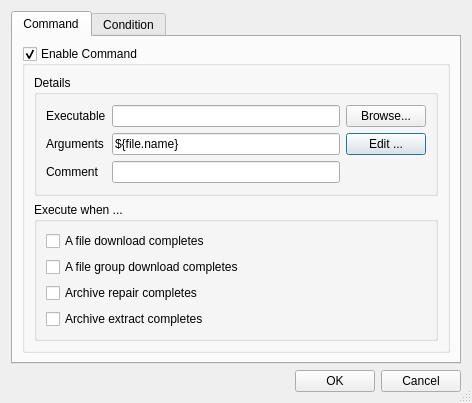
<?xml version="1.0" encoding="UTF-8"?>
<ui version="4.0">
 <class>DlgCommand</class>
 <widget class="QDialog" name="DlgCommand">
  <property name="geometry">
   <rect>
    <x>0</x>
    <y>0</y>
    <width>472</width>
    <height>395</height>
   </rect>
  </property>
  <property name="acceptDrops">
   <bool>false</bool>
  </property>
  <property name="windowTitle">
   <string>Command</string>
  </property>
  <property name="windowIcon">
   <iconset resource="resource.qrc">
    <normaloff>:/resource/16x16_ico_png/ico_application.png</normaloff>:/resource/16x16_ico_png/ico_application.png</iconset>
  </property>
  <property name="sizeGripEnabled">
   <bool>true</bool>
  </property>
  <layout class="QVBoxLayout" name="verticalLayout">
   <item>
    <widget class="QTabWidget" name="tabWidget">
     <property name="currentIndex">
      <number>0</number>
     </property>
     <widget class="QWidget" name="tabCommand">
      <attribute name="title">
       <string>Command</string>
      </attribute>
      <layout class="QVBoxLayout" name="verticalLayout_6">
       <item>
        <widget class="QGroupBox" name="grpEnableCommand">
         <property name="title">
          <string>Enable Command</string>
         </property>
         <property name="checkable">
          <bool>true</bool>
         </property>
         <layout class="QVBoxLayout" name="verticalLayout_5">
          <item>
           <widget class="QGroupBox" name="grpDetails">
            <property name="title">
             <string>Details</string>
            </property>
            <property name="checkable">
             <bool>false</bool>
            </property>
            <layout class="QGridLayout" name="gridLayout_5">
             <item row="0" column="0">
              <layout class="QGridLayout" name="gridLayout_2">
               <item row="1" column="2">
                <widget class="QPushButton" name="btnEdit">
                 <property name="text">
                  <string>Edit ...</string>
                 </property>
                </widget>
               </item>
               <item row="2" column="0">
                <widget class="QLabel" name="label_5">
                 <property name="text">
                  <string>Comment</string>
                 </property>
                </widget>
               </item>
               <item row="1" column="0">
                <widget class="QLabel" name="label_11">
                 <property name="text">
                  <string>Arguments</string>
                 </property>
                </widget>
               </item>
               <item row="0" column="1">
                <widget class="QLineEdit" name="editExec">
                 <property name="toolTip">
                  <string>Executable binary</string>
                 </property>
                </widget>
               </item>
               <item row="0" column="2">
                <widget class="QPushButton" name="btnBrowseExec">
                 <property name="text">
                  <string>Browse...</string>
                 </property>
                </widget>
               </item>
               <item row="2" column="1">
                <widget class="QLineEdit" name="editComment">
                 <property name="toolTip">
                  <string>Comment</string>
                 </property>
                </widget>
               </item>
               <item row="0" column="0">
                <widget class="QLabel" name="label_8">
                 <property name="text">
                  <string>Executable</string>
                 </property>
                </widget>
               </item>
               <item row="1" column="1">
                <widget class="QLineEdit" name="editArgs">
                 <property name="toolTip">
                  <string>The arguments to be passed to the executable</string>
                 </property>
                 <property name="text">
                  <string>${file.name}</string>
                 </property>
                </widget>
               </item>
              </layout>
             </item>
            </layout>
           </widget>
          </item>
          <item>
           <widget class="QGroupBox" name="groupBox">
            <property name="title">
             <string>Execute when ...</string>
            </property>
            <layout class="QVBoxLayout" name="verticalLayout_2">
             <item>
              <widget class="QCheckBox" name="chkOnFile">
               <property name="text">
                <string>A file download completes</string>
               </property>
               <property name="autoExclusive">
                <bool>false</bool>
               </property>
              </widget>
             </item>
             <item>
              <widget class="QCheckBox" name="chkOnPack">
               <property name="text">
                <string>A file group download completes</string>
               </property>
               <property name="autoExclusive">
                <bool>false</bool>
               </property>
              </widget>
             </item>
             <item>
              <widget class="QCheckBox" name="chkOnRepair">
               <property name="text">
                <string>Archive repair completes</string>
               </property>
               <property name="autoExclusive">
                <bool>false</bool>
               </property>
              </widget>
             </item>
             <item>
              <widget class="QCheckBox" name="chkOnUnpack">
               <property name="text">
                <string>Archive extract completes</string>
               </property>
               <property name="autoExclusive">
                <bool>false</bool>
               </property>
              </widget>
             </item>
            </layout>
           </widget>
          </item>
         </layout>
        </widget>
       </item>
      </layout>
     </widget>
     <widget class="QWidget" name="tabCondition">
      <attribute name="title">
       <string>Condition</string>
      </attribute>
      <layout class="QVBoxLayout" name="verticalLayout_4">
       <item>
        <widget class="QGroupBox" name="grpEnableCondition">
         <property name="title">
          <string>Enable Condition</string>
         </property>
         <property name="checkable">
          <bool>true</bool>
         </property>
         <layout class="QVBoxLayout" name="verticalLayout_3">
          <item>
           <widget class="QListWidget" name="listConditions"/>
          </item>
          <item>
           <layout class="QHBoxLayout" name="horizontalLayout_2">
            <item>
             <spacer name="horizontalSpacer_2">
              <property name="orientation">
               <enum>Qt::Horizontal</enum>
              </property>
              <property name="sizeHint" stdset="0">
               <size>
                <width>40</width>
                <height>20</height>
               </size>
              </property>
             </spacer>
            </item>
            <item>
             <widget class="QPushButton" name="btnNewCond">
              <property name="text">
               <string>New ...</string>
              </property>
             </widget>
            </item>
            <item>
             <widget class="QPushButton" name="btnDelCond">
              <property name="text">
               <string>Delete</string>
              </property>
             </widget>
            </item>
           </layout>
          </item>
         </layout>
        </widget>
       </item>
      </layout>
     </widget>
    </widget>
   </item>
   <item>
    <layout class="QHBoxLayout" name="horizontalLayout">
     <item>
      <spacer name="horizontalSpacer">
       <property name="orientation">
        <enum>Qt::Horizontal</enum>
       </property>
       <property name="sizeHint" stdset="0">
        <size>
         <width>40</width>
         <height>20</height>
        </size>
       </property>
      </spacer>
     </item>
     <item>
      <widget class="QPushButton" name="btnAccept">
       <property name="text">
        <string>OK</string>
       </property>
      </widget>
     </item>
     <item>
      <widget class="QPushButton" name="btnCancel">
       <property name="text">
        <string>Cancel</string>
       </property>
      </widget>
     </item>
    </layout>
   </item>
  </layout>
 </widget>
 <tabstops>
  <tabstop>tabWidget</tabstop>
  <tabstop>grpEnableCommand</tabstop>
  <tabstop>editExec</tabstop>
  <tabstop>btnBrowseExec</tabstop>
  <tabstop>editArgs</tabstop>
  <tabstop>btnEdit</tabstop>
  <tabstop>editComment</tabstop>
  <tabstop>chkOnFile</tabstop>
  <tabstop>chkOnPack</tabstop>
  <tabstop>chkOnRepair</tabstop>
  <tabstop>chkOnUnpack</tabstop>
  <tabstop>btnAccept</tabstop>
  <tabstop>btnCancel</tabstop>
  <tabstop>grpEnableCondition</tabstop>
 </tabstops>
 <resources>
  <include location="resource.qrc"/>
 </resources>
 <connections/>
</ui>
